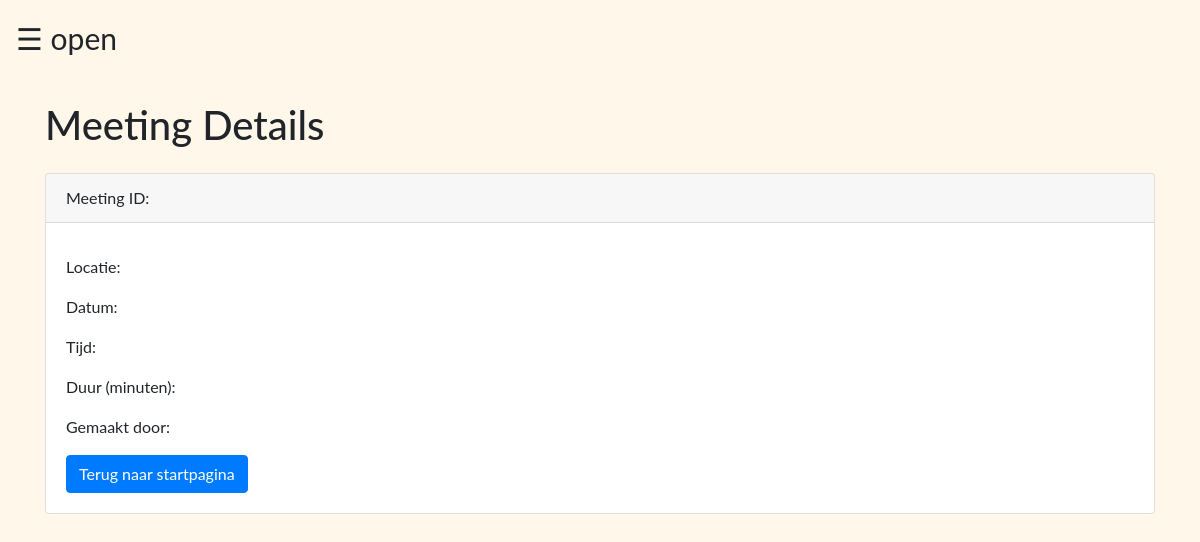
Page /meetings/7 on the earlier database version.
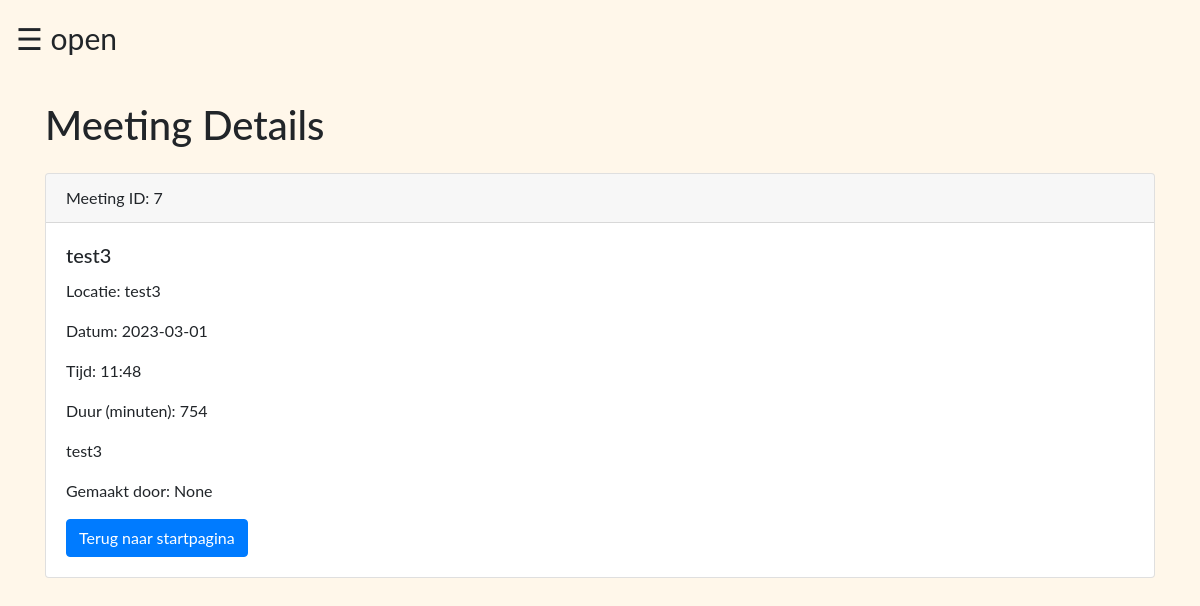
Same page on the later database version.
### tables this page shows
CREATE TABLE Meeting
                    (Meeting_id INTEGER PRIMARY KEY,
                    Meeting_title TEXT,
                    Meeting_date DATE,
                    Meeting_time TIME,
                    Meeting_duration INTEGER,
                    Meeting_location TEXT,
                    Meeting_description TEXT,
                    Created_by TEXT,
                    Created_at TIMESTAMP DEFAULT CURRENT_TIMESTAMP,
                    Updated_at TIMESTAMP DEFAULT CURRENT_TIMESTAMP);

### lib/teacher_routes.py (the view)
@teacher.route('/meetings/<int:meeting_id>')
def meeting(meeting_id):
    conn = sqlite3.connect('Test_aanmeldingstool/databases/attendence.db')
    c = conn.cursor()
    c.execute('SELECT * FROM Meeting WHERE Meeting_id = ?', (meeting_id,))
    meeting = c.fetchone()
    conn.close()
    return render_template('meetings.html', meeting=meeting)

### templates/meetings.html
{% extends 'base3.html' %}
{% block content %}
  <h1 class="mb-4">Meeting Details</h1>
  <div class="card mb-4">
    <div class="card-header">
      Meeting ID: {{ meeting[0] }}
    </div>
    <div class="card-body">
      <h5 class="card-title">{{ meeting[1] }}</h5>
      <p class="card-text">Locatie: {{ meeting[5] }}</p>
      <p class="card-text">Datum: {{ meeting[2] }}</p>
      <p class="card-text">Tijd: {{ meeting[3] }}</p>
      <p class="card-text">Duur (minuten): {{ meeting[4] }}</p>
      <p class="card-text">{{ meeting[6] }}</p>
      <p class="card-text">Gemaakt door: {{ meeting[7] }}</p>
      <a href="/teacher_dashboard" class="btn btn-primary">Terug naar startpagina</a>
    </div>
  </div>
{% endblock %}

### templates/base3.html (shortened to what this page needs)
<!DOCTYPE html>
<html>
<head>
    <link rel="stylesheet" href="https://cdn.jsdelivr.net/npm/bootstrap@4.6.2/dist/css/bootstrap.min.css">
    <link rel="stylesheet" href="static/login.css">
</head>
<body>
  <div id="main">
    <span style="font-size:30px;cursor:pointer" onclick="openNav()">&#9776; open</span>
  </div>
  <div class="container mt-4">
    {% block content %}{% endblock %}
</div>
</body>
</html>

### templates/base3.html (style rules this page uses)
body { font-family: "Lato", sans-serif; background-color: #fff7ea; transition: background-color .5s; }
#main { transition: margin-left .5s; padding: 16px; }

Differences in the rows shown:
added Meeting: Meeting_id "7", Meeting_title "test3", Meeting_location "test3", Meeting_date "2023-03-01", Meeting_time "11:48", Meeting_duration "754", Meeting_description "test3"
Other differences:
{{ meeting[7] }}: (not shown) → "None"
